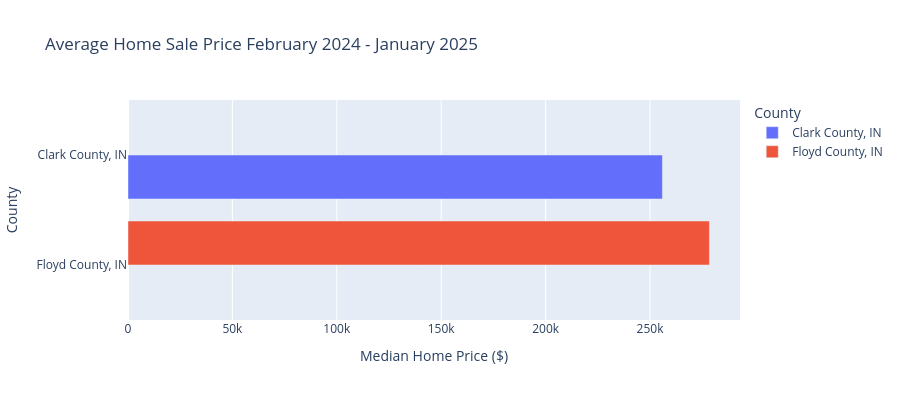

Notebook code for this chart:
### Code cell
# Create a bar graph
fig = px.bar(average_saleprice, x='Median Sale Price', y='Region', color='Region', barmode='group',
             title='Average Home Sale Price February 2024 - January 2025',
             labels={'Median Sale Price': 'Median Home Price ($)', 'Region': 'County'},
             height=400)

fig.show()

### Figure 1 — Plotly figure (JSON) as saved in the notebook; plotly's stock layout.template omitted (floating-point values rounded to 4 significant figures)
{"data": [{"alignmentgroup": "True", "hovertemplate": "County=%{y}<br>Median Home Price ($)=%{x}<extra></extra>", "legendgroup": "Clark County, IN", "marker": {"color": "#636efa", "pattern": {"shape": ""}}, "name": "Clark County, IN", "offsetgroup": "Clark County, IN", "orientation": "h", "showlegend": true, "textposition": "auto", "type": "bar", "x": [255900.0], "xaxis": "x", "y": ["Clark County, IN"], "yaxis": "y"}, {"alignmentgroup": "True", "hovertemplate": "County=%{y}<br>Median Home Price ($)=%{x}<extra></extra>", "legendgroup": "Floyd County, IN", "marker": {"color": "#EF553B", "pattern": {"shape": ""}}, "name": "Floyd County, IN", "offsetgroup": "Floyd County, IN", "orientation": "h", "showlegend": true, "textposition": "auto", "type": "bar", "x": [278400.0], "xaxis": "x", "y": ["Floyd County, IN"], "yaxis": "y"}], "layout": {"barmode": "group", "height": 400, "legend": {"title": {"text": "County"}, "tracegroupgap": 0}, "title": {"text": "Average Home Sale Price February 2024 - January 2025"}, "xaxis": {"anchor": "y", "domain": [0, 1], "title": {"text": "Median Home Price ($)"}}, "yaxis": {"anchor": "x", "categoryarray": ["Floyd County, IN", "Clark County, IN"], "categoryorder": "array", "domain": [0, 1], "title": {"text": "County"}}}}
